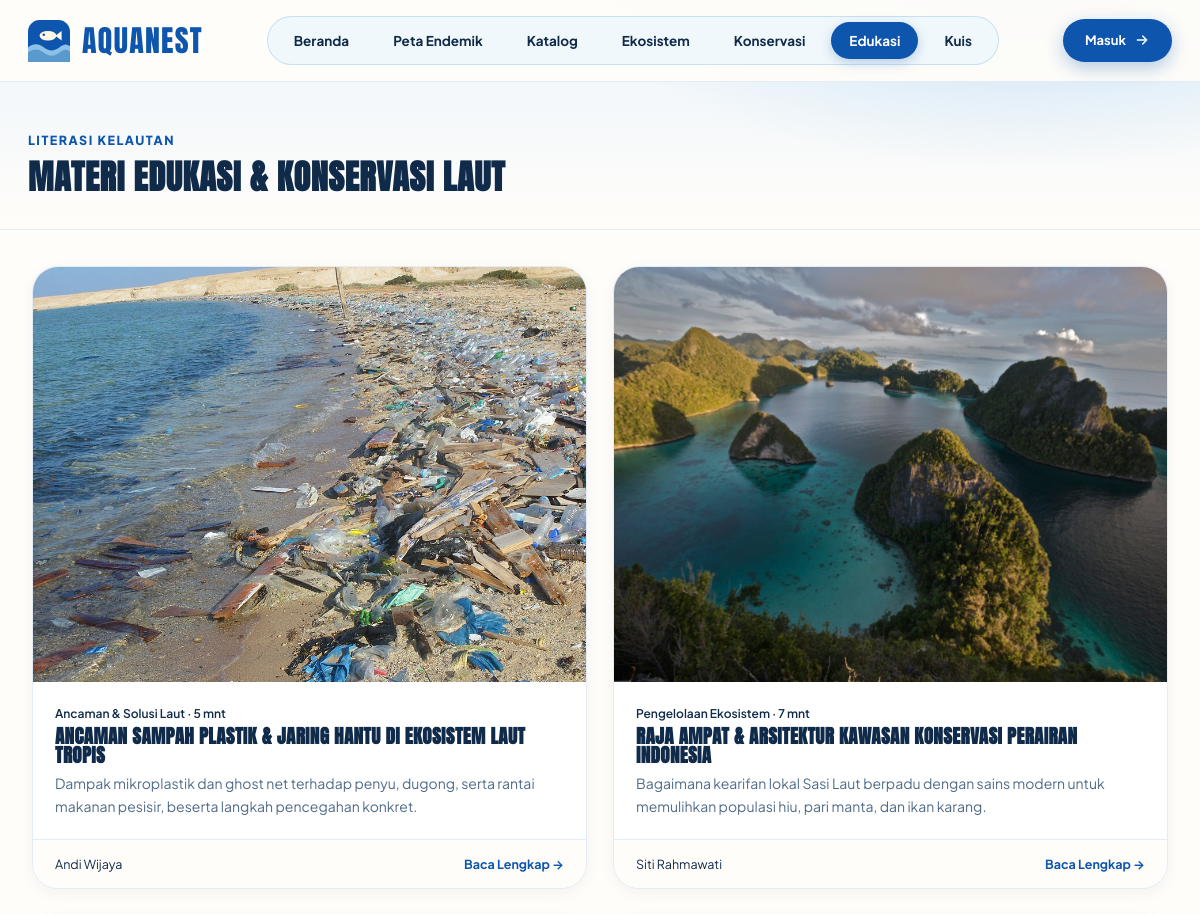
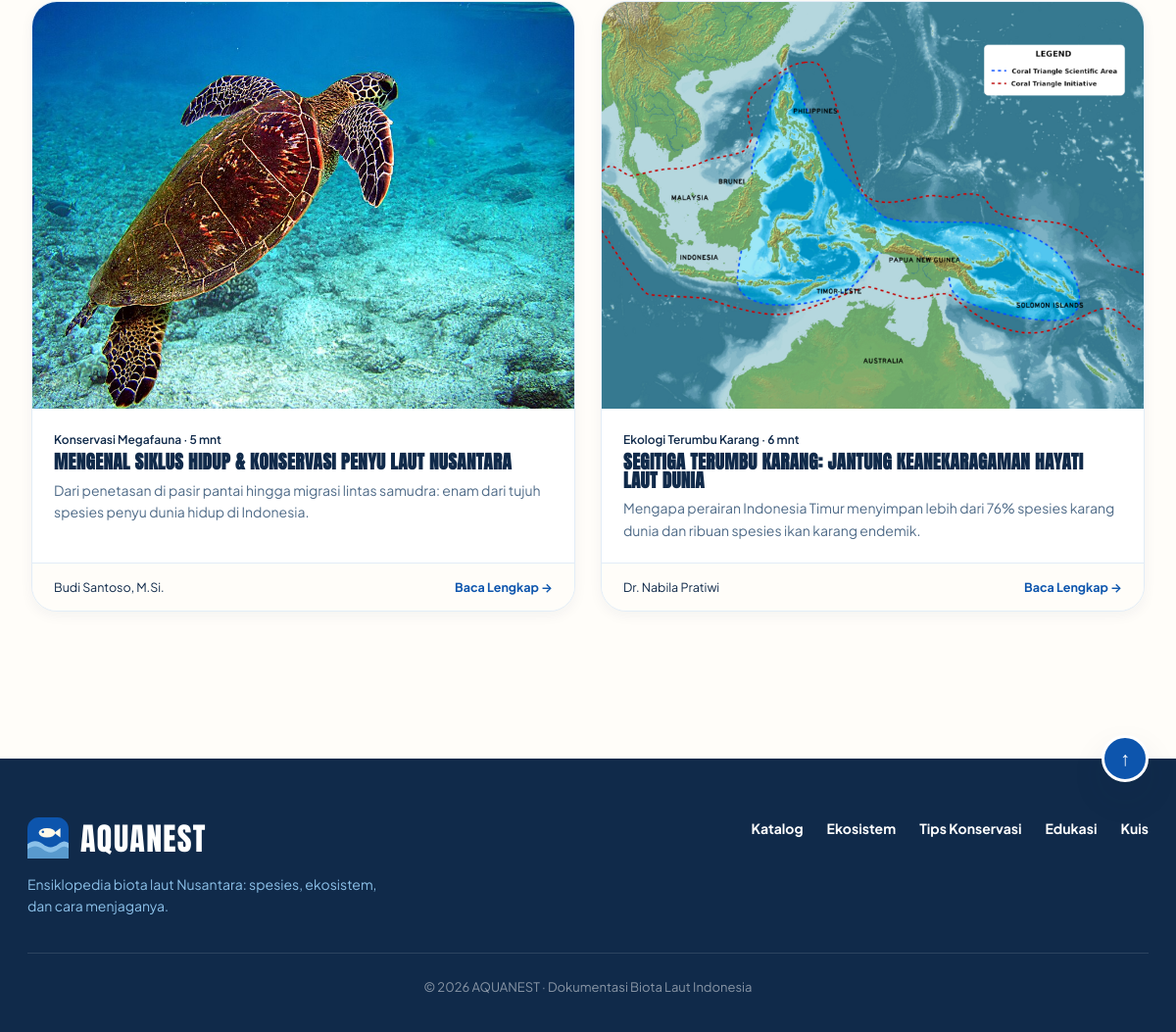
The page /education.php on the database its author committed (2 pictures, top to bottom).
### tables this page shows
CREATE TABLE educational_materials (
  id INT AUTO_INCREMENT PRIMARY KEY,
  title VARCHAR(200) NOT NULL,
  slug VARCHAR(200) NOT NULL UNIQUE,
  topic VARCHAR(120) NOT NULL,
  reading_minutes INT NOT NULL DEFAULT 5,
  author_name VARCHAR(120) NOT NULL,
  summary TEXT NOT NULL,
  content LONGTEXT NOT NULL,
  image_url VARCHAR(255) NOT NULL,
  published_at DATETIME NOT NULL DEFAULT CURRENT_TIMESTAMP
);

### config/database.php (called while the page is built, shortened)
<?php
function e(?string $str): string {
    return htmlspecialchars((string)$str, ENT_QUOTES | ENT_SUBSTITUTE, 'UTF-8');
}

### education.php (the view, shortened to what this page needs)
<?php
require_once __DIR__ . '/config/database.php';
$pdo = getPDO();
$article = null;
$materials = $pdo->query('SELECT * FROM educational_materials ORDER BY id DESC')->fetchAll();
require __DIR__ . '/includes/header.php';
?>
<section class="page-hero">
  <div class="container">
    <div class="kicker" style="color:var(--brand);">Literasi Kelautan</div>
    <h1 style="font-size:34px;">Materi Edukasi &amp; Konservasi Laut</h1>
  </div>
</section>
<section class="section-pad">
  <div class="container">
    <?php if ($article): ?>
      <p style="margin-bottom:20px;"><a href="education.php" style="color:var(--brand);font-weight:600;">&larr; Kembali ke Semua Materi</a></p>
      <article style="max-width:780px;margin:0 auto;">
        <div class="kicker"><?= e($article['topic']) ?> &middot; <?= (int)$article['reading_minutes'] ?> menit baca &middot; <?= e($article['author_name']) ?></div>
        <h2 style="font-size:32px;color:var(--ink);margin-bottom:14px;"><?= e($article['title']) ?></h2>
        <img src="<?= e(ltrim($article['image_url'], '/')) ?>" alt="<?= e($article['title']) ?>" style="border-radius:20px;margin-bottom:24px;aspect-ratio:16/9;object-fit:cover;">
        <div style="color:var(--muted);white-space:pre-line;font-size:16px;line-height:1.8;"><?= e($article['content']) ?></div>
      </article>
    <?php else: ?>
      <div class="card-3catalog" style="grid-template-columns:repeat(2,1fr);">
        <?php foreach ($materials as $mat): ?>
        <a href="education.php?article=<?= urlencode($mat['slug']) ?>" class="catalog-card">
          <div>
            <img src="<?= e(ltrim($mat['image_url'], '/')) ?>" alt="<?= e($mat['title']) ?>">
            <div class="catalog-body">
              <div style="font-size:12px;color:var(--accent-dark);font-weight:600;margin-bottom:4px;">
                <?= e($mat['topic']) ?> &middot; <?= (int)$mat['reading_minutes'] ?> mnt
              </div>
              <h2 style="font-size:19px;font-weight:700;color:var(--ink);margin-bottom:8px;"><?= e($mat['title']) ?></h2>
              <p style="font-size:14px;color:var(--muted);"><?= e($mat['summary']) ?></p>
            </div>
          </div>
          <div class="catalog-foot">
            <span><?= e($mat['author_name']) ?></span>
            <strong style="color:var(--brand);">Baca Lengkap &rarr;</strong>
          </div>
        </a>
        <?php endforeach; ?>
      </div>
    <?php endif; ?>
  </div>
</section>
<?php require __DIR__ . '/includes/footer.php'; ?>

### assets/css/style.css (style rules this page uses)
:root { --font-display: 'Anton', 'Bebas Neue', 'Impact', sans-serif; --font-body: 'Plus Jakarta Sans', -apple-system, BlinkMacSystemFont, "Segoe UI", Roboto, sans-serif; --clouds: #FFF8E7; --clear-skies: #8CC1E9; --deep-ocean: #102A4A; --blueberry: #0D55AD; --bluebird: #438BC4; --reef-gold: #F59E0B; --reef-gold-vibrant: #FBBF24; --reef-gold-light: #FEF3C7; --coral-orange: #F97316; --coral-soft: #FFEDD5; --coral-pink: #FB7185; --lagoon-mint: #10B981; --lagoon-soft: #D1FAE5; --ocean-ice: #EBF5FC; --sand-warm: #FFFDF9; --sand-card: #FFF8ED; --paper: #FAFBFD; --brand: var(--blueberry); --ink: var(--deep-ocean); --muted: #4F6B88; --line: #E2EDF7; --line-strong: #CBD5E1; --shadow-sm: 0 4px 14px rgba(16, 42, 74, 0.05); --shadow: 0 16px 36px rgba(16, 42, 74, 0.09); --shadow-lg: 0 24px 50px rgba(16, 42, 74, 0.14); }
* { box-sizing: border-box; margin: 0; padding: 0; }
html { scroll-behavior: smooth; }
body { font-family: var(--font-body); color: var(--ink); line-height: 1.6; padding: 0; margin: 0; min-height: 100vh; background: var(--sand-warm); overflow-x: hidden; }
h1, h2, h3, h4, .brand-text, .display-title, .mega-title { font-family: var(--font-display); letter-spacing: 0.02em; text-transform: uppercase; color: var(--deep-ocean); line-height: 0.98; }
a { color: inherit; text-decoration: none; }
img { max-width: 100%; display: block; }
.shell .container, .container { max-width: 1320px; margin: 0 auto; padding: 0 32px; width: 100%; }
.kicker { font-size: 12.5px; font-weight: 800; text-transform: uppercase; letter-spacing: .12em; color: var(--bluebird); margin-bottom: 10px; }
.page-hero { position: relative; margin-top: -82px; width: 100%; padding: 130px max(28px, calc((100% - 1320px) / 2 + 28px)) 36px; background: radial-gradient(600px 240px at 85% 0%, rgba(140, 193, 233, 0.35), transparent 70%), linear-gradient(180deg, #EBF4FC 0%, rgba(250,252,254,0) 100%); border-bottom: 1px solid var(--line); }
.page-hero .container { padding: 0; }
.page-hero h1 { font-size: clamp(32px, 5vw, 54px); font-family: var(--font-display); color: var(--deep-ocean); letter-spacing: 0.02em; }
.section-pad { padding: 36px 0 70px; width: 100%; }
.card-3catalog { display: grid; grid-template-columns: repeat(3, 1fr); gap: 26px; }
.catalog-card { background: #fff; border: 1.5px solid var(--line); border-radius: 26px; overflow: hidden; display: flex; flex-direction: column; justify-content: space-between; transition: transform .2s, box-shadow .2s, border-color .2s; box-shadow: var(--shadow-sm); }
.catalog-card img { width: 100%; aspect-ratio: 4/3; object-fit: cover; }
.catalog-body { padding: 22px; }
.catalog-body h2 { font-family: var(--font-display); font-size: 24px; letter-spacing: 0.02em; color: var(--deep-ocean); margin-bottom: 4px; }
.catalog-foot { padding: 14px 22px; background: var(--sand-warm); border-top: 1px solid var(--line); display: flex; justify-content: space-between; align-items: center; font-size: 12.5px; }

### rows shown on the page
educational_materials: image_url (picture), topic "Ancaman & Solusi Laut", reading_minutes "5", title "ANCAMAN SAMPAH PLASTIK & JARING HANTU DI EKOSISTEM LAUT TROPIS", summary "Dampak mikroplastik dan ghost net terhadap penyu, dugong, serta rantai makanan pesisir, beserta langkah pencegahan konkret.", author_name "Andi Wijaya"
educational_materials: image_url (picture), topic "Pengelolaan Ekosistem", reading_minutes "7", title "RAJA AMPAT & ARSITEKTUR KAWASAN KONSERVASI PERAIRAN INDONESIA", summary "Bagaimana kearifan lokal Sasi Laut berpadu dengan sains modern untuk memulihkan populasi hiu, pari manta, dan ikan karang.", author_name "Siti Rahmawati"
educational_materials: image_url (picture), topic "Konservasi Megafauna", reading_minutes "5", title "MENGENAL SIKLUS HIDUP & KONSERVASI PENYU LAUT NUSANTARA", summary "Dari penetasan di pasir pantai hingga migrasi lintas samudra: enam dari tujuh spesies penyu dunia hidup di Indonesia.", author_name "Budi Santoso, M.Si."
educational_materials: image_url (picture), topic "Ekologi Terumbu Karang", reading_minutes "6", title "SEGITIGA TERUMBU KARANG: JANTUNG KEANEKARAGAMAN HAYATI LAUT DUNIA", summary "Mengapa perairan Indonesia Timur menyimpan lebih dari 76% spesies karang dunia dan ribuan spesies ikan karang endemik.", author_name "Dr. Nabila Pratiwi"

### other values the page prints
$label "Beranda"
$label "Peta Endemik"
$label "Katalog"
$label "Ekosistem"
$label "Konservasi"
$label "Edukasi"
$label "Kuis"
